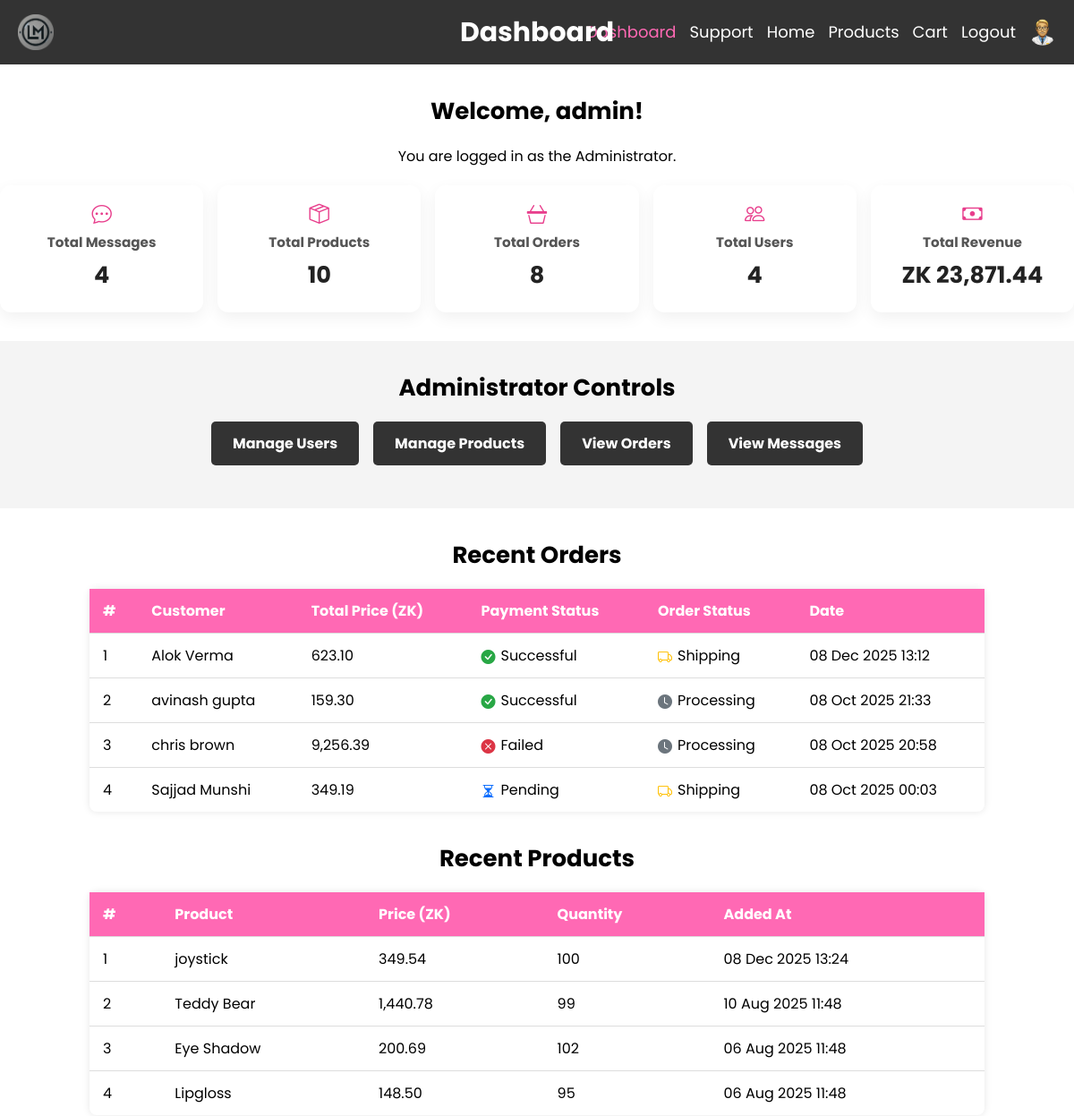
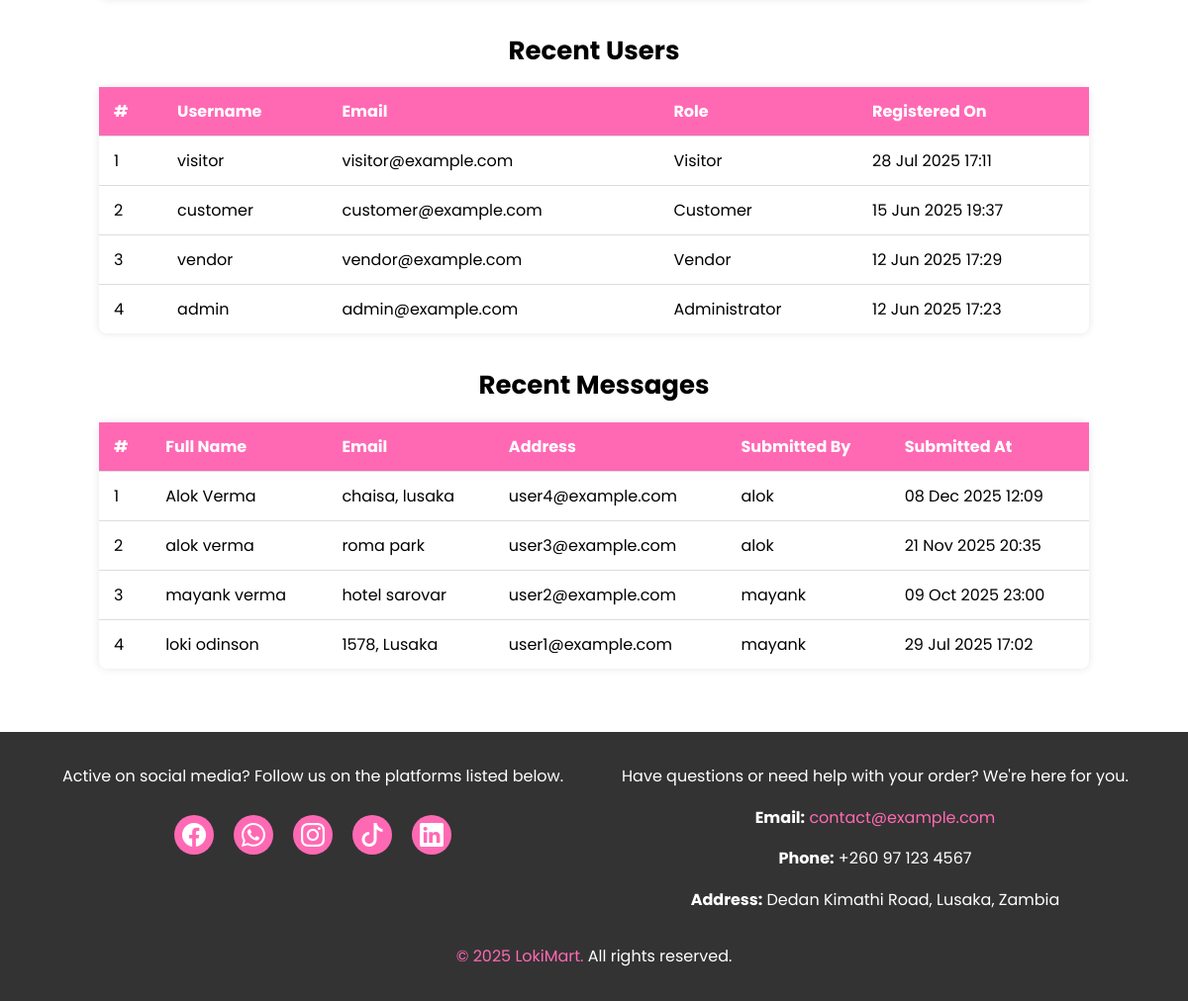
The page /dashboard.php (signed in) on the database as committed earlier (2 pictures, top to bottom).
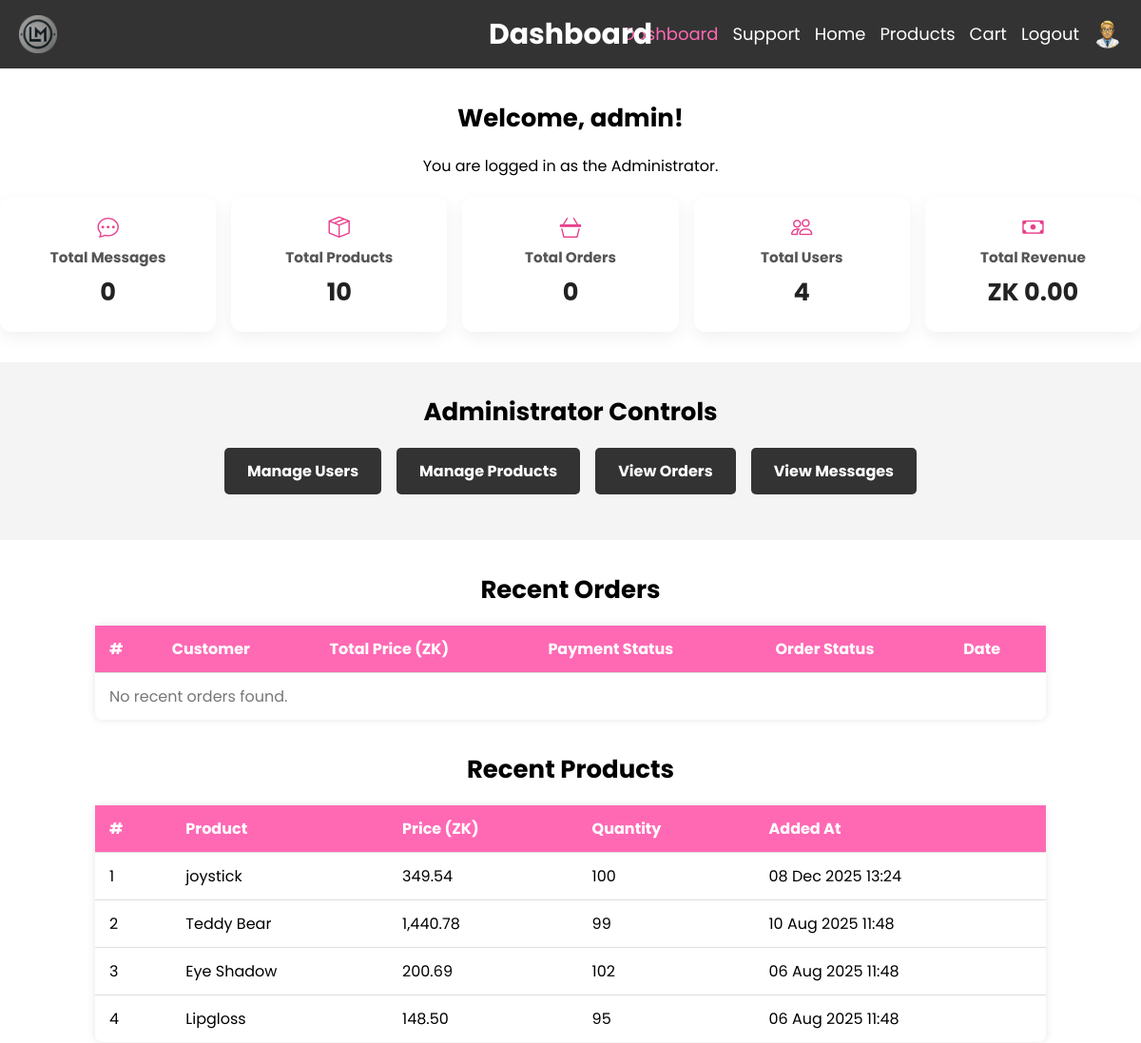
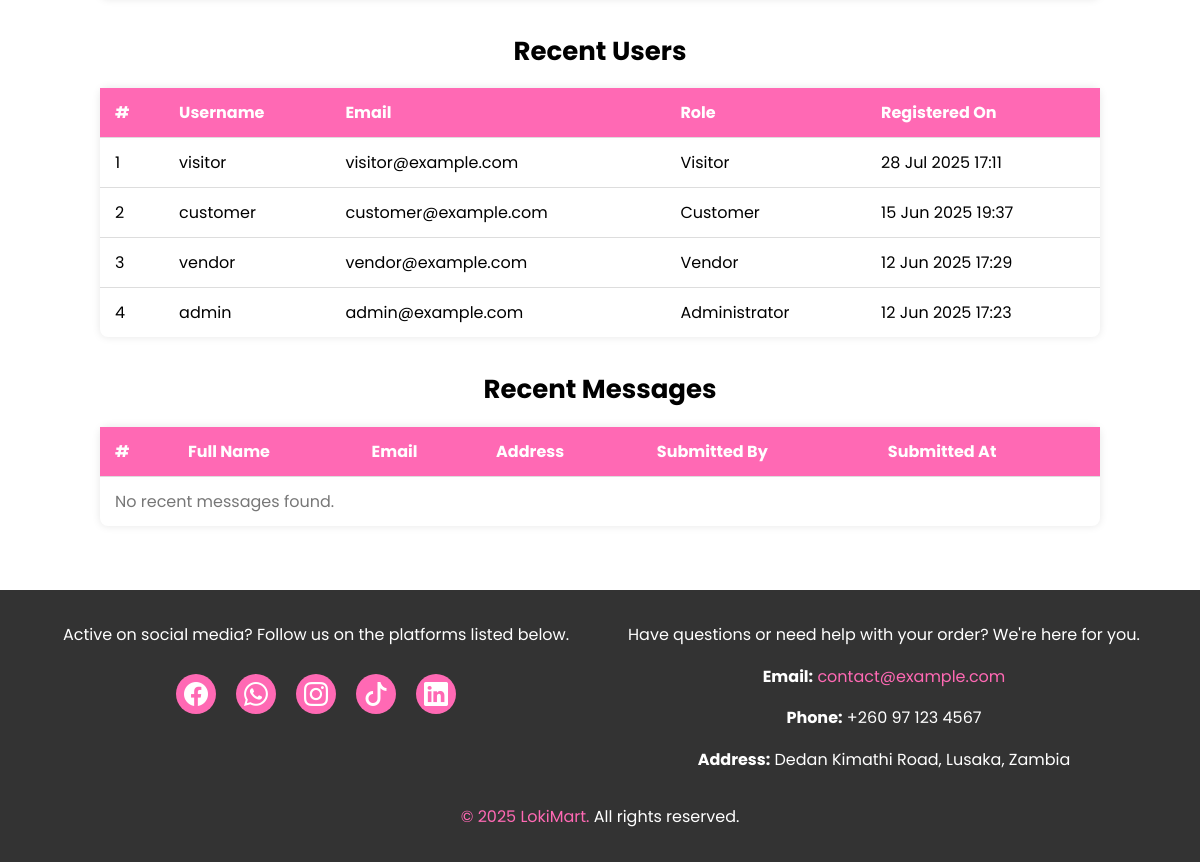
The same page on the database as committed later (2 pictures, top to bottom).
### tables this page shows
CREATE TABLE `orders` (
  `id` int(11) NOT NULL,
  `customer_name` varchar(100) NOT NULL,
  `customer_email` varchar(100) NOT NULL,
  `customer_address` text NOT NULL,
  `total_price` decimal(10,2) NOT NULL,
  `status` varchar(50) DEFAULT 'Processing',
  `created_by` varchar(100) DEFAULT NULL,
  `created_at` datetime DEFAULT current_timestamp()
);

CREATE TABLE `payments` (
  `id` int(11) NOT NULL,
  `order_id` int(11) NOT NULL,
  `first_name` varchar(100) DEFAULT NULL,
  `last_name` varchar(100) DEFAULT NULL,
  `email` varchar(150) DEFAULT NULL,
  `mobile_money_operator` varchar(50) NOT NULL,
  `mobile_money_number` varchar(50) NOT NULL,
  `amount` decimal(10,2) DEFAULT NULL,
  `payment_status` enum('Pending','Successful','Failed') NOT NULL DEFAULT 'Pending',
  `payment_date` datetime DEFAULT current_timestamp(),
  `product_names` text NOT NULL
);

CREATE TABLE `products` (
  `id` int(11) NOT NULL,
  `name` varchar(255) NOT NULL,
  `price` decimal(10,2) NOT NULL,
  `description` text DEFAULT NULL,
  `image_url` varchar(500) DEFAULT 'images/default-product.png',
  `quantity` int(11) NOT NULL DEFAULT 0,
  `created_at` datetime NOT NULL DEFAULT current_timestamp()
);

CREATE TABLE `users` (
  `id` int(11) NOT NULL,
  `username` varchar(100) NOT NULL,
  `email` varchar(100) NOT NULL,
  `password` varchar(255) NOT NULL,
  `role` enum('Visitor','Administrator','Customer','Vendor') NOT NULL,
  `profile_pic` varchar(255) DEFAULT 'default_profile.png',
  `created_at` timestamp NOT NULL DEFAULT current_timestamp()
);

CREATE TABLE `support` (
  `id` int(11) NOT NULL,
  `fullname` varchar(100) NOT NULL,
  `phone` varchar(20) NOT NULL,
  `address` varchar(255) NOT NULL,
  `email` varchar(100) NOT NULL,
  `message` text NOT NULL,
  `created_by` varchar(50) NOT NULL,
  `created_at` datetime NOT NULL
);

### logic/dashboard_logic.php (called while the page is built, shortened)
<?php
include (__DIR__ . '/../includes/conn.php');
$recentOrders = [];
$res = mysqli_query($conn, "SELECT id, customer_name, total_price, status, created_at
    FROM orders
    ORDER BY created_at
    DESC LIMIT 4");
if ($res) {
    while ($row = mysqli_fetch_assoc($res)) {
        $recentOrders[] = $row;
    }
}
$recentProducts = [];
$res = mysqli_query($conn, "SELECT id, name, price, quantity, created_at
    FROM products
    ORDER BY id DESC
    LIMIT 4");
if ($res) {
    while ($row = mysqli_fetch_assoc($res)) {
        $recentProducts[] = $row;
    }
}
$recentUsers = [];
$resUsers = mysqli_query($conn, "
    SELECT id, username, email, role, created_at
    FROM users
    ORDER BY id DESC
    LIMIT 4
");
if ($resUsers) {
    while ($row = mysqli_fetch_assoc($resUsers)) {
        $recentUsers[] = $row;
    }
}
$recentMessages = [];
$resMessages = mysqli_query($conn, "
    SELECT id, fullname, address, email, created_by, created_at
    FROM Support
    ORDER BY id DESC
    LIMIT 4
");
if ($resMessages) {
    while ($row = mysqli_fetch_assoc($resMessages)) {
        $recentMessages[] = $row;
    }
}

### dashboard.php (the view, shortened to what the rows shown need)
<?php
include ('logic/dashboard_logic.php');
?>
<!DOCTYPE html>
<html>
<head>
    <link rel="stylesheet" href="css/bootstrap-icons.css">
	<link rel="stylesheet" href="styles/style.css">
</head>
<body>
    <?php
    include ('includes/header.php')
    ?>
	<main>
        <h2>Welcome, <?php echo htmlspecialchars($_SESSION['username']); ?>!</h2>
        <section class="hero">
            <h2><?php echo htmlspecialchars($_SESSION['role']); ?> Controls</h2>
        </section>
        <section class="recent-activity dashboard-table-wrapper">
            <h2>Recent Orders</h2>
            <table class="dashboard-table-wrapper table">
                <thead>
                    <tr>
                        <th>#</th>
                        <th>Customer</th>
                        <th>Total Price (ZK)</th>
                        <th>Payment Status</th>
                        <th>Order Status</th>
                        <th>Date</th>
                    </tr>
                </thead>
                <tbody>
                    <?php $i = 1;
                    if (!empty($recentOrders)): ?>
                        <?php foreach ($recentOrders as $order): ?>
                            <?php
                            $status = $order['status'];
                            switch ($status) {
                                case 'Shipping':
                                    $statusClass = 'order-shipping';
                                    $statusIcon = '<i class="bi bi-truck me-1 status-icon"></i>';
                                    break;
                                default:
                                    $statusClass = 'order-processing';
                                    $statusIcon = '<i class="bi bi-clock-fill me-1 status-icon"></i>';
                                    break;
                            }
                            $order_id = $order['id'];
                            $payment_status = 'No payment';
                            $paymentResult = $conn->query("SELECT payment_status FROM payments WHERE order_id = $order_id LIMIT 1");
                            if ($paymentResult && $paymentResult->num_rows > 0) {
                                $payment_status = $paymentResult->fetch_assoc()['payment_status'];
                            }
                            switch ($payment_status) {
                                case 'Successful':
                                    $payClass = 'payment-success';
                                    $paymentIcon = '<i class="bi bi-check-circle-fill me-1 status-icon"></i>';
                                    break;
                                case 'Pending':
                                    $payClass = 'payment-pending';
                                    $paymentIcon = '<i class="bi bi-hourglass-split me-1 status-icon"></i>';
                                    break;
                                case 'Failed':
                                    $payClass = 'payment-failed';
                                    $paymentIcon = '<i class="bi bi-x-circle-fill me-1 status-icon"></i>';
                                    break;
                            }
                            ?>
                            <tr>
                                <td><?= $i++ ?></td>
                                <td><?= htmlspecialchars($order['customer_name']) ?></td>
                                <td><?= number_format($order['total_price'], 2) ?></td>
                                <td><span class="<?= $payClass ?>"><?= $paymentIcon . htmlspecialchars($payment_status) ?></span></td>
                                <td><span class="<?= $statusClass ?>"><?= $statusIcon . htmlspecialchars($status) ?></span></td>
                                <td><?= date("d M Y H:i", strtotime($order['created_at'])) ?></td>
                            </tr>
                        <?php endforeach; ?>
                    <?php else: ?>
                        <tr><td colspan="6" class="text-center">No recent orders found.</td></tr>
                    <?php endif; ?>
                </tbody>
            </table>
        </section>
        <section class="recent-activity dashboard-table-wrapper">
            <h2>Recent Products</h2>
            <table class="dashboard-table-wrapper table">
                <thead>
                    <tr>
                        <th>#</th>
                        <th>Product</th>
                        <th>Price (ZK)</th>
                        <th>Quantity</th>
                        <th>Added At</th>
                    </tr>
                </thead>
                <tbody>
                    <?php if (!empty($recentProducts)): ?>
                        <?php foreach ($recentProducts as $index => $product): ?>
                            <tr>
                                <td><?= $index + 1 ?></td>
                                <td><?= htmlspecialchars($product['name']) ?></td>
                                <td><?= number_format($product['price'], 2) ?></td>
                                <td><?= (int)$product['quantity'] ?></td>
                                <td><?= date("d M Y H:i", strtotime($product['created_at'])) ?></td>
                            </tr>
                        <?php endforeach; ?>
                    <?php else: ?>
                        <tr><td colspan="5" style="text-align:center;">No products found</td></tr>
                    <?php endif; ?>
                </tbody>
            </table>
        </section>
        <section class="recent-activity dashboard-table-wrapper">
            <h2>Recent Users</h2>
            <table class="dashboard-table-wrapper table">
                <thead>
                    <tr>
                        <th>#</th>
                        <th>Username</th>
                        <th>Email</th>
                        <th>Role</th>
                        <th>Registered On</th>
                    </tr>
                </thead>
                <tbody>
                    <?php if (!empty($recentUsers)): ?>
                        <?php $i = 1; ?>
                        <?php foreach ($recentUsers as $user): ?>
                            <tr>
                                <td><?= $i++ ?></td>
                                <td><?= htmlspecialchars($user['username']) ?></td>
                                <td><?= htmlspecialchars($user['email']) ?></td>
                                <td><?= htmlspecialchars($user['role']) ?></td>
                                <td><?= date("d M Y H:i", strtotime($user['created_at'])) ?></td>
                            </tr>
                        <?php endforeach; ?>
                    <?php else: ?>
                        <tr>
                            <td colspan="5" class="text-center">No recent users found.</td>
                        </tr>
                    <?php endif; ?>
                </tbody>
            </table>
        </section>
        <section class="recent-activity dashboard-table-wrapper">
            <h2>Recent Messages</h2>
            <table class="dashboard-table-wrapper table">
                <thead>
                    <tr>
                        <th>#</th>
                        <th>Full Name</th>
                        <th>Email</th>
                        <th>Address</th>
                        <th>Submitted By</th>
                        <th>Submitted At</th>
                    </tr>
                </thead>
                <tbody>
                    <?php if (!empty($recentMessages)): ?>
                        <?php $i = 1; ?>
                        <?php foreach ($recentMessages as $message): ?>
                            <tr>
                                <td><?= $i++ ?></td>
                                <td><?= htmlspecialchars($message['fullname']) ?></td>
                                <td><?= htmlspecialchars($message['address']) ?></td>
                                <td><?= htmlspecialchars($message['email']) ?></td>
                                <td><?= htmlspecialchars($message['created_by']) ?></td>
                                <td><?= date("d M Y H:i", strtotime($message['created_at'])) ?></td>
                            </tr>
                        <?php endforeach; ?>
                    <?php else: ?>
                        <tr>
                            <td colspan="5" class="text-center">No recent messages found.</td>
                        </tr>
                    <?php endif; ?>
                </tbody>
            </table>
        </section>
    </main>
</body>
</html>

Rows that differ between the two databases and show on the page:
removed orders: customer_name "Alok Verma", total_price "623.10", payments.payment_status "Successful", status "Shipping", created_at "08 Dec 2025 13:12"
removed orders: customer_name "avinash gupta", total_price "159.30", payments.payment_status "Successful", status "Processing", created_at "08 Oct 2025 21:33"
removed orders: customer_name "chris brown", total_price "9,256.39", payments.payment_status "Failed", status "Processing", created_at "08 Oct 2025 20:58"
removed orders: customer_name "Sajjad Munshi", total_price "349.19", payments.payment_status "Pending", status "Shipping", created_at "08 Oct 2025 00:03"
removed support: fullname "Alok Verma", address "chaisa, lusaka", email "user4@example.com", created_by "alok", created_at "08 Dec 2025 12:09"
removed support: fullname "alok verma", address "roma park", email "user3@example.com", created_by "alok", created_at "21 Nov 2025 20:35"
removed support: fullname "mayank verma", address "hotel sarovar", email "user2@example.com", created_by "mayank", created_at "09 Oct 2025 23:00"
removed support: fullname "loki odinson", address "1578, Lusaka", email "user1@example.com", created_by "mayank", created_at "29 Jul 2025 17:02"
Other text that changed with them:
$totalMessages: "4" → "0"
$totalOrders: "8" → "0"
$totalRevenueFormatted: "23,871.44" → "0.00"
text now shown: "No recent orders found. No recent messages found."
